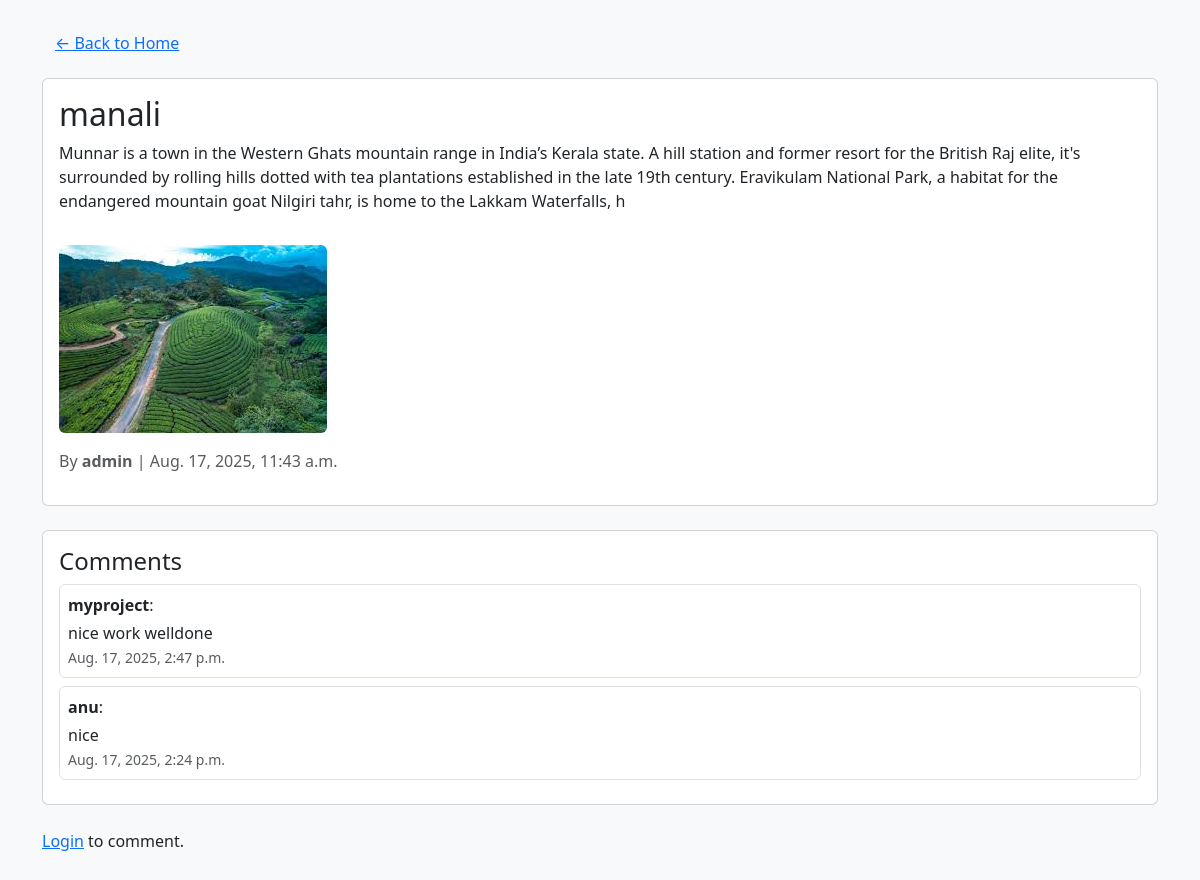
The app's page /post/2/ with its own data.
### blogapp/models.py (models this page shows, shortened)
class BlogPost(models.Model):
    author = models.ForeignKey(User, on_delete=models.CASCADE)
    title = models.CharField(max_length=200)
    content = models.TextField()
    image = models.ImageField(upload_to='blog_images/', blank=True, null=True)
    created_at = models.DateTimeField(auto_now_add=True)

class Comment(models.Model):
    post = models.ForeignKey(BlogPost, related_name="comments", on_delete=models.CASCADE)
    user = models.ForeignKey(User, on_delete=models.CASCADE)
    content = models.TextField()
    created_at = models.DateTimeField(auto_now_add=True)

### blogapp/views.py (the view)
# urls.py: path('post/<int:post_id>/', views.post_detail, name='post_detail'),
def post_detail(request, post_id):
    post = get_object_or_404(BlogPost, id=post_id)
    comments = post.comments.all().order_by('-created_at')
    if request.method == 'POST':
        if not request.user.is_authenticated:
            return redirect('login')
        form = CommentForm(request.POST)
        if form.is_valid():
            comment = form.save(commit=False)
            comment.user = request.user
            comment.post = post
            comment.save()
            return redirect('post_detail', post_id=post.id)
    else:
        form = CommentForm()
    return render(request, 'blogapp/post_detail.html', {
        'post': post,
        'comments': comments,
        'form': form
    })

### blogapp/templates/blogapp/post_detail.html (shortened to what this page needs)
<!DOCTYPE html>
<html lang="en">
<head>
    <link rel="stylesheet" href="https://cdn.jsdelivr.net/npm/bootstrap@5.3.0/dist/css/bootstrap.min.css">
</head>
<body class="bg-light">
<div class="container py-4">
    <a href="{% url 'home' %}" class="btn btn-link mb-3">&larr; Back to Home</a>
    <div class="card mb-4">
        <div class="card-body">
            <h2 class="card-title">{{ post.title }}</h2>
            <p class="card-text">{{ post.content }}</p>
            {% if post.image %}
                <img src="{{ post.image.url }}" class="img-fluid rounded my-3" alt="Post image">
            {% endif %}
            <p class="text-muted">
                By <strong>{{ post.author.username }}</strong> | {{ post.created_at }}
            </p>
        </div>
    </div>
    <div class="card mb-4">
        <div class="card-body">
            <h4 class="card-title">Comments</h4>
            {% for comment in comments %}
                <div class="border rounded p-2 mb-2 bg-white">
                    <p class="mb-1"><strong>{{ comment.user.username }}</strong>:</p>
                    <p class="mb-0">{{ comment.content }}</p>
                    <small class="text-muted">{{ comment.created_at }}</small>
                </div>
            {% empty %}
                <p class="text-muted">No comments yet.</p>
            {% endfor %}
        </div>
    </div>
    {% if user.is_authenticated %}
        <div class="card">
            <div class="card-body">
                <h5 class="card-title">Add a Comment</h5>
                <form method="post">
                    {% csrf_token %}
                    {{ form.as_p }}
                    <button type="submit" class="btn btn-primary mt-2">Add Comment</button>
                </form>
            </div>
        </div>
    {% else %}
        <p><a href="{% url 'login' %}">Login</a> to comment.</p>
    {% endif %}
</div>
</body>
</html>

### records on screen
BlogPost: title "manali", content "Munnar is a town in the Western Ghats mountain range in India’s Kerala state. A hill station and former resort for the British Raj elite, it's surrounded by rolling hills dotted with tea plantations established in the late 19th century. Eravikulam National Park, a habitat for the endangered mountain goat Nilgiri tahr, is home to the Lakkam Waterfalls, h", image (picture), author.username "admin", created_at "Aug. 17, 2025, 11:43 a.m."
Comment: user.username "myproject", content "nice work welldone", created_at "Aug. 17, 2025, 2:47 p.m."
Comment: user.username "anu", content "nice", created_at "Aug. 17, 2025, 2:24 p.m."
